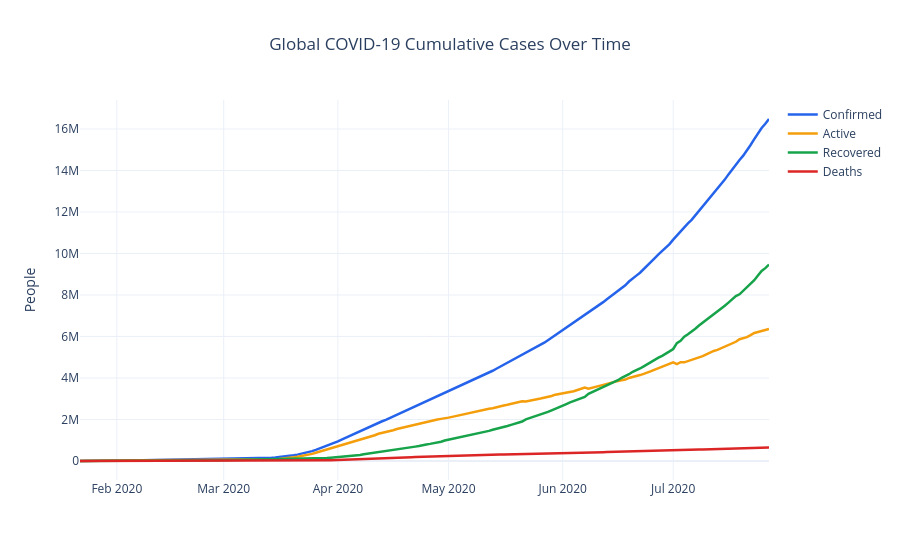

The cell this chart's notebook holds for it:
### Markdown cell above
## 3. EDA — Global Infection & Recovery Trends

### Code cell
fig = go.Figure()
for c in ['Confirmed', 'Active', 'Recovered', 'Deaths']:
    fig.add_trace(go.Scatter(x=g.index, y=g[c], name=c, line=dict(color=C[c], width=2.5)))
fig.update_layout(title='Global COVID-19 Cumulative Cases Over Time',
                  yaxis_title='People', title_x=0.5, legend_title='')
fig

### Figure 1 — Plotly figure (JSON) as saved in the notebook; plotly's stock layout.template omitted (floating-point values rounded to 4 significant figures; data arrays with more than 128 entries replaced by an {"elided": "..."} marker saying what was removed)
{"data": [{"line": {"color": "#2563eb", "width": 2.5}, "name": "Confirmed", "type": "scatter", "x": {"elided": "188 str values"}, "y": {"elided": "188 int values"}}, {"line": {"color": "#f59e0b", "width": 2.5}, "name": "Active", "type": "scatter", "x": {"elided": "188 str values"}, "y": {"elided": "188 int values"}}, {"line": {"color": "#16a34a", "width": 2.5}, "name": "Recovered", "type": "scatter", "x": {"elided": "188 str values"}, "y": {"elided": "188 int values"}}, {"line": {"color": "#dc2626", "width": 2.5}, "name": "Deaths", "type": "scatter", "x": {"elided": "188 str values"}, "y": {"elided": "188 int values"}}], "layout": {"legend": {"title": {"text": ""}}, "title": {"text": "Global COVID-19 Cumulative Cases Over Time", "x": 0.5}, "yaxis": {"title": {"text": "People"}}}}
